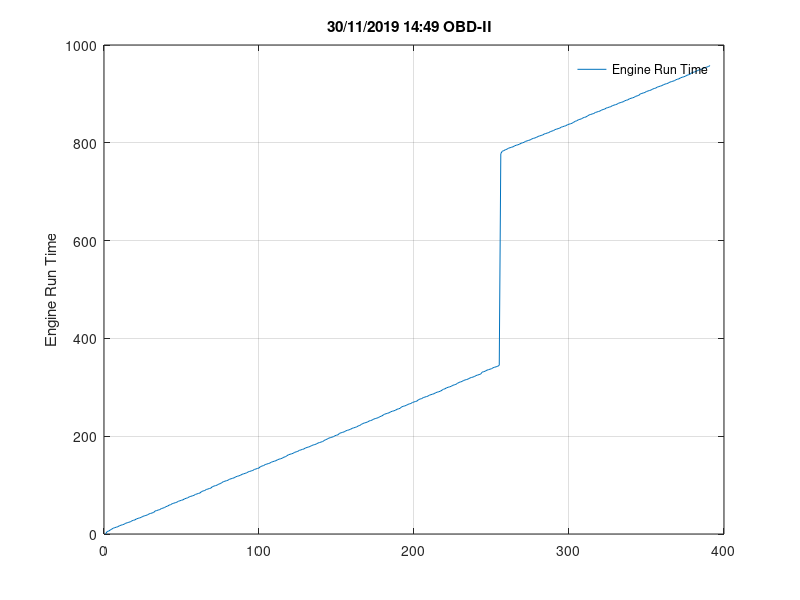

MATLAB code for this plot:
time=[0  5  6  8  10  12  13  14  15  17  18  19  20  22  23  24  25  27  28  29  31  32  33  34  36  37  38  39  41  42  43  44  47  48  49  50  52  53  54  56  57  59  60  62  63  64  65  67  68  69  70  72  73  74  76  77  78  79  81  82  83  84  87  88  89  91  92  93  94  97  98  99  100  102  103  105  107  108  109  110  112  113  114  115  117  118  119  120  122  123  124  125  127  128  129  130  132  133  134  135  138  139  140  142  143  144  145  147  148  149  150  152  153  154  155  157  158  160  162  163  164  165  167  168  169  171  172  173  174  176  177  178  179  181  182  183  184  186  187  188  189  191  193  194  196  197  198  199  201  202  203  206  207  208  209  211  212  213  214  216  217  218  219  221  222  224  226  227  228  229  231  232  233  235  236  237  238  240  241  243  245  246  247  248  250  251  252  253  255  256  257  260  261  262  263  265  266  267  269  270  271  272  275  276  277  279  280  281  282  284  285  286  287  289  290  291  292  294  296  297  299  300  301  302  304  305  306  308  310  311  312  314  315  316  317  319  320  321  322  324  325  326  327  331  332  333  335  336  337  338  340  341  342  343  345  778  783  784  786  787  789  790  791  792  794  795  796  797  799  800  801  803  804  805  806  808  809  810  811  813  814  815  816  818  819  820  821  823  824  825  827  828  829  830  832  833  834  835  837  838  839  840  842  844  845  847  848  849  851  852  853  855  857  858  859  860  862  863  864  865  867  868  869  871  872  873  874  876  877  878  879  881  882  883  884  886  887  888  890  891  892  893  895  896  897  900  901  902  903  905  906  907  908  910  911  912  914  915  916  917  919  920  921  922  924  925  926  927  929  930  931  933  934  935  936  938  939  940  943  944  945  946  948  949  950  951  953  954  955  956  958  ];
plot(time);
title(['30/11/2019 14:49 OBD-II  '])
ylabel('Engine Run Time')
grid
legend('Engine Run Time')
legend boxoff
